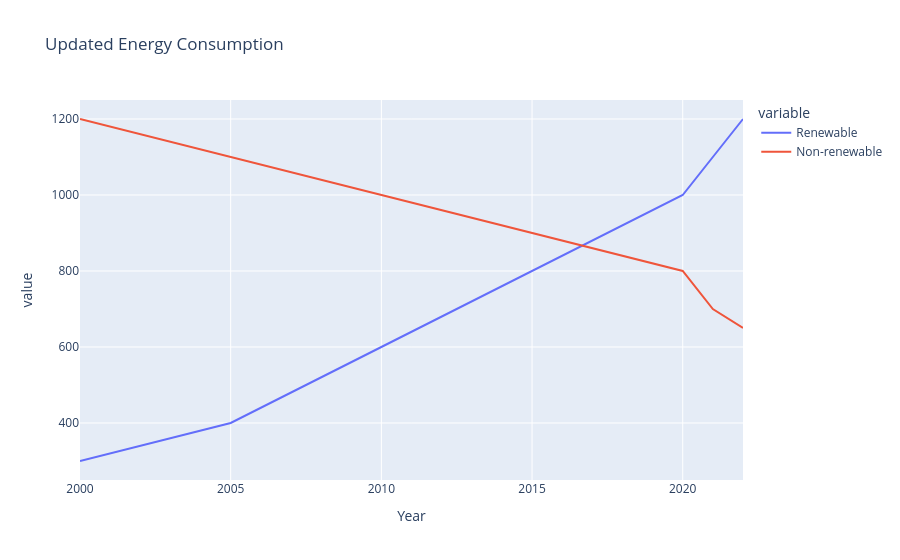

Notebook cell for this chart:
### Code cell
# Simulated database pull
def fetch_data():
    # Simulating a database update
    new_data = {
        'Year': [2021, 2022],
        'Renewable': [1100, 1200],
        'Non-renewable': [700, 650]
    }
    return pd.DataFrame(new_data)

# Updating the plot dynamically
new_df = fetch_data()
df = pd.concat([df, new_df])
fig = px.line(df, x='Year', y=['Renewable', 'Non-renewable'], title='Updated Energy Consumption')
fig.show()

### Figure 1 — Plotly figure (JSON) as saved in the notebook; plotly's stock layout.template omitted (floating-point values rounded to 4 significant figures)
{"data": [{"hovertemplate": "variable=Renewable<br>Year=%{x}<br>value=%{y}<extra></extra>", "legendgroup": "Renewable", "line": {"color": "#636efa", "dash": "solid"}, "marker": {"symbol": "circle"}, "mode": "lines", "name": "Renewable", "orientation": "v", "showlegend": true, "type": "scatter", "x": [2000, 2005, 2010, 2015, 2020, 2021, 2022], "xaxis": "x", "y": [300, 400, 600, 800, 1000, 1100, 1200], "yaxis": "y"}, {"hovertemplate": "variable=Non-renewable<br>Year=%{x}<br>value=%{y}<extra></extra>", "legendgroup": "Non-renewable", "line": {"color": "#EF553B", "dash": "solid"}, "marker": {"symbol": "circle"}, "mode": "lines", "name": "Non-renewable", "orientation": "v", "showlegend": true, "type": "scatter", "x": [2000, 2005, 2010, 2015, 2020, 2021, 2022], "xaxis": "x", "y": [1200, 1100, 1000, 900, 800, 700, 650], "yaxis": "y"}], "layout": {"legend": {"title": {"text": "variable"}, "tracegroupgap": 0}, "title": {"text": "Updated Energy Consumption"}, "xaxis": {"anchor": "y", "domain": [0, 1], "title": {"text": "Year"}}, "yaxis": {"anchor": "x", "domain": [0, 1], "title": {"text": "value"}}}}
